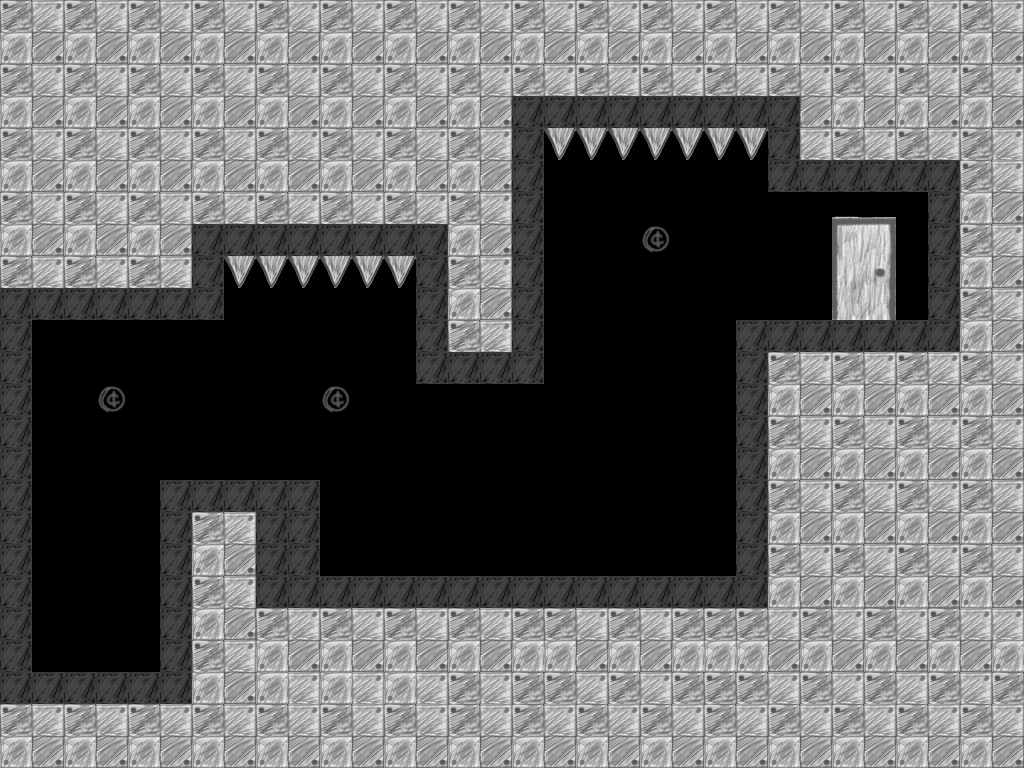

A 2D game scene composited from a Tiled map and its tileset images. What follows is a short description and the map's XML, with each tile layer's data collapsed to a summary:
An orthogonal 32x24 tile map with 32x32 px tiles, 3 tile layers (tiles, Exit, collectibles) and 24 objects (3x movingSpikes, SpawnPoint, ExitPoint, left_spike, right_spike).

<map version="1.0" orientation="orthogonal" width="32" height="24" tilewidth="32" tileheight="32">
 <tileset firstgid="1" name="Tilesheet" tilewidth="32" tileheight="32">
  <image source="Tilesheet.png" width="512" height="256" />
  <terraintypes>
   <terrain name="New Terrain" tile="-1" />
  </terraintypes>
  <tile id="6" terrain="0,0,0,0" />
  <tile id="7" terrain="0,0,0,0" />
  <tile id="22" terrain="0,0,0,0" />
  <tile id="23" terrain="0,0,0,0" />
  <tile id="24" terrain=",0,,0">
   <properties>
    <property name="collectible" value="true" />
   </properties>
  </tile>
  <tile id="28" terrain="0,0,0,0" />
  <tile id="38" terrain="0,0,0,0" />
  <tile id="39" terrain="0,0,0,0" />
  <tile id="54" terrain="0,0,0,0" />
  <tile id="55" terrain="0,0,0,0" />
 </tileset>
 <layer name="tiles" width="32" height="24">
  <data>[768 cells, 768 non-empty, 7 distinct tile ids]</data>
 </layer>
 <layer name="Exit" width="32" height="24">
  <data>[768 cells, 8 non-empty, 8 distinct tile ids]</data>
 </layer>
 <objectgroup name="objects" width="32" height="24">
  <object name="SpawnPoint" x="64" y="605" width="32" height="32" />
  <object name="ExitPoint" x="832" y="288" width="64" height="32" />
 </objectgroup>
 <layer name="collectibles" width="32" height="24">
  <data>[768 cells, 3 non-empty, 1 distinct tile ids]</data>
 </layer>
 <objectgroup name="collisions" width="32" height="24">
  <object x="0" y="32" width="32" height="704">
   <properties>
    <property name="" value="" />
   </properties>
  </object>
  <object x="0" y="736" width="1024" height="32" />
  <object x="992" y="32" width="32" height="704" />
  <object x="0" y="0" width="1024" height="32" />
  <object name="movingSpikes" x="32" y="512" width="32" height="32">
   <properties>
    <property name="isFire" value="true" />
    <property name="kill" value="true" />
    <property name="speedX" value="1.7" />
    <property name="speedY" value="0" />
    <property name="topSpike" value="true" />
   </properties>
  </object>
  <object x="32" y="32" width="507" height="221" />
  <object x="32" y="256" width="192" height="64" />
  <object name="left_spike" x="224" y="256" width="192" height="32">
   <properties>
    <property name="kill" value="true" />
   </properties>
  </object>
  <object x="416" y="256" width="128" height="128" />
  <object x="32" y="672" width="128" height="64">
   <properties>
    <property name="" value="" />
   </properties>
  </object>
  <object x="160" y="480" width="160" height="256" />
  <object name="movingSpikes" x="192" y="320" width="32" height="32">
   <properties>
    <property name="isFire" value="true" />
    <property name="kill" value="true" />
    <property name="speedX" value="0" />
    <property name="speedY" value="-2.3" />
    <property name="topSpike" value="true" />
   </properties>
  </object>
  <object x="320" y="576" width="416" height="160" />
  <object name="movingSpikes" x="544" y="352" width="32" height="32">
   <properties>
    <property name="isFire" value="true" />
    <property name="kill" value="true" />
    <property name="speedX" value="2.8" />
    <property name="speedY" value="0" />
    <property name="topSpike" value="true" />
   </properties>
  </object>
  <object x="544" y="32" width="224" height="96" />
  <object x="768" y="32" width="224" height="160" />
  <object x="928" y="192" width="64" height="544" />
  <object x="736" y="320" width="192" height="416" />
  <object name="right_spike" x="544" y="128" width="224" height="32">
   <properties>
    <property name="kill" value="true" />
   </properties>
  </object>
 </objectgroup>
 <objectgroup name="collectibles" width="32" height="24">
  <object x="96" y="385" width="32" height="32" />
  <object x="321" y="384" width="32" height="32" />
  <object x="641" y="224" width="32" height="32" />
 </objectgroup>
</map>